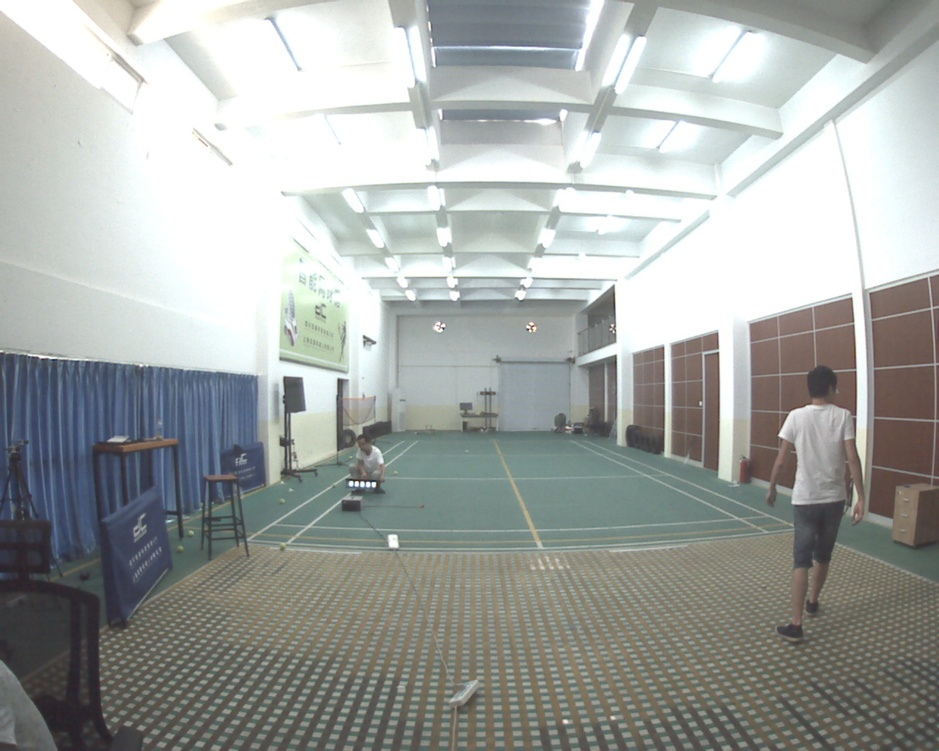
//> input picture opencv_test/000016.jpg, 939 x 751 px, shrunk from 1280 x 1024 before the run
$ ./hsv_splite ../000016.jpg   (built with g++ and OpenCV 4)
//> lines starting //> are read from the running program, lines starting //| are printed output that depends on the picture; after the words box and inside, x2 and y2 are one past the last pixel; in counts of white or black regions, pixels touching at a corner belong together
#include <opencv2/opencv.hpp>
int main(int argc, char* argv[])
{
	std::vector<std::string> files;
	cv::glob(argv[1], files);
	for(int i=0;i<files.size();i++)
	{
		cv::Mat srcImage = cv::imread(files[i]);
//> srcImage is the input picture: 751 rows x 939 cols, CV_8UC3; mean B, G, R 163.1, 166, 162.1
		cv::Mat img_h, img_s, img_v, imghsv;
		std::vector<cv::Mat> hsv_vec;
		cv::GaussianBlur(srcImage, srcImage, cv::Size(3,3),1);
		cv::cvtColor(srcImage, imghsv, CV_BGR2HSV);
//> imghsv: 751 rows x 939 cols, CV_8UC3; mean H, S, V 57.4, 23.5, 169.5
//		cv::imshow("hsv", imghsv);
//		cv::waitKey(0);
		// 分割hsv通道
		cv::split(imghsv, hsv_vec);
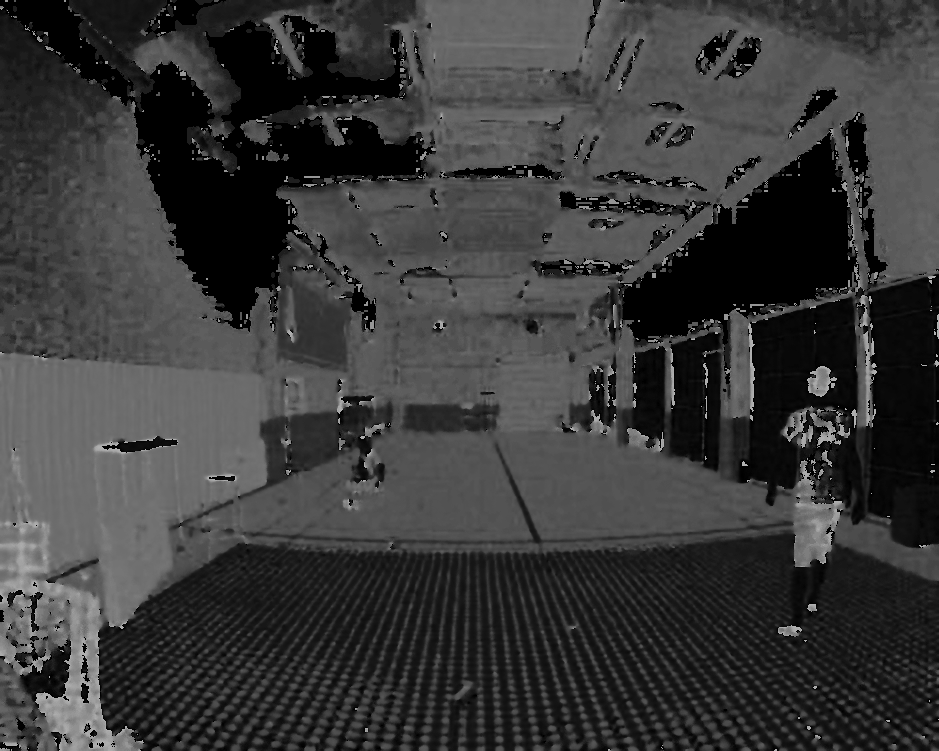
//> hsv_vec[0]: 751 rows x 939 cols, CV_8UC1; min 0, max 179, mean 57.4
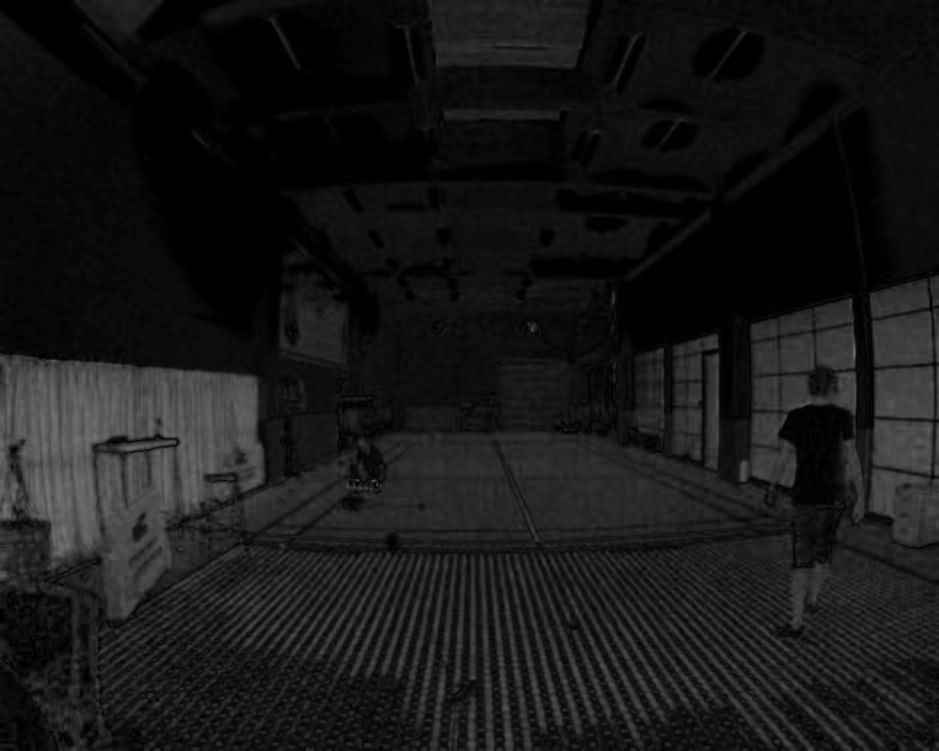
//> hsv_vec[1]: 751 rows x 939 cols, CV_8UC1; min 0, max 117, mean 23.5
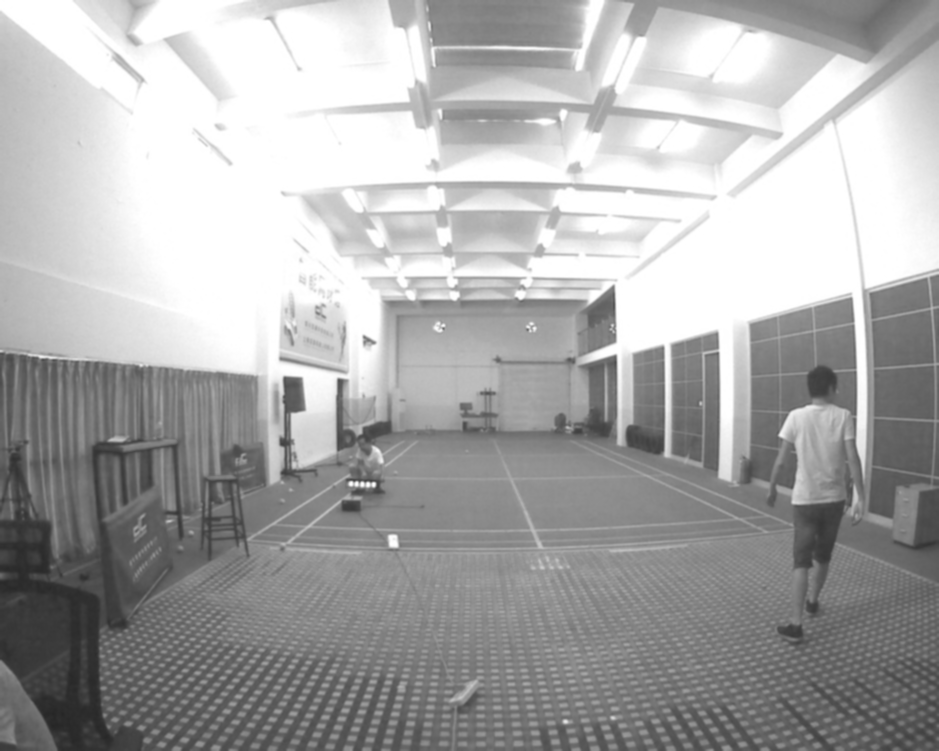
//> hsv_vec[2]: 751 rows x 939 cols, CV_8UC1; min 38, max 255, mean 169.5
		img_h = hsv_vec[2];
		img_s = hsv_vec[1];
		img_v = hsv_vec[0];
		img_h.convertTo(img_h, CV_32F);
		img_s.convertTo(img_s, CV_32F);
		img_v.convertTo(img_v, CV_32F);
		double max_s, max_h, max_v;
		cv::minMaxIdx(img_h, 0, &max_h);
//> max_h = 255
		cv::minMaxIdx(img_s, 0, &max_s);
//> max_s = 117
		cv::minMaxIdx(img_v, 0, &max_v);
//> max_v = 179
		// 各个通道归一化
		img_h /= max_h;
		img_s /= max_s;
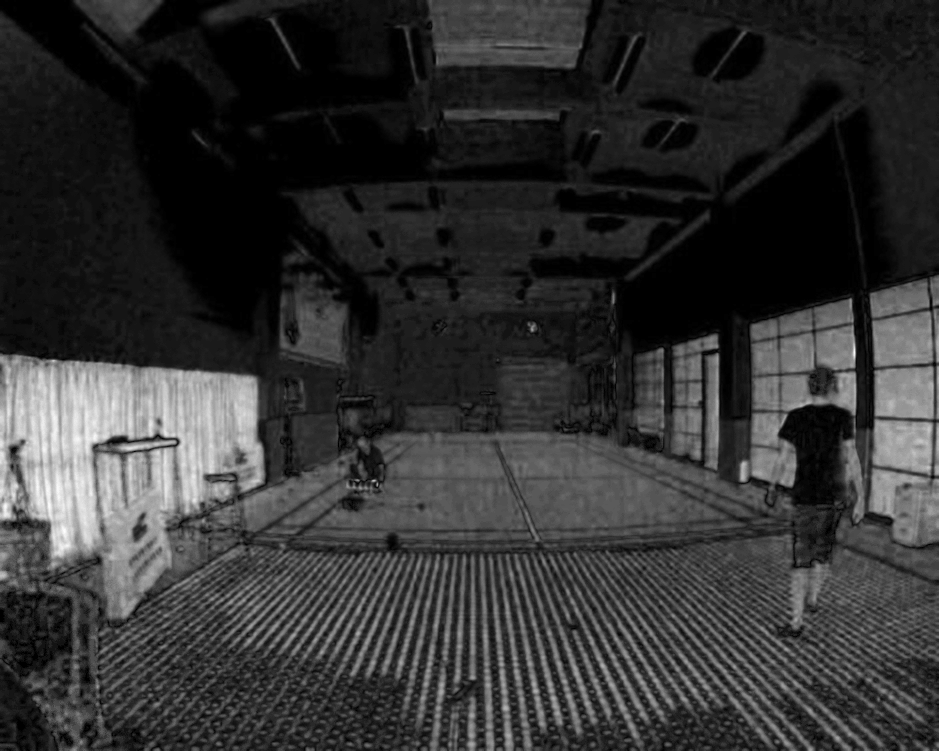
//> img_s: 751 rows x 939 cols, CV_32FC1; min 0, max 1, mean 0.201
		img_v /= max_v;
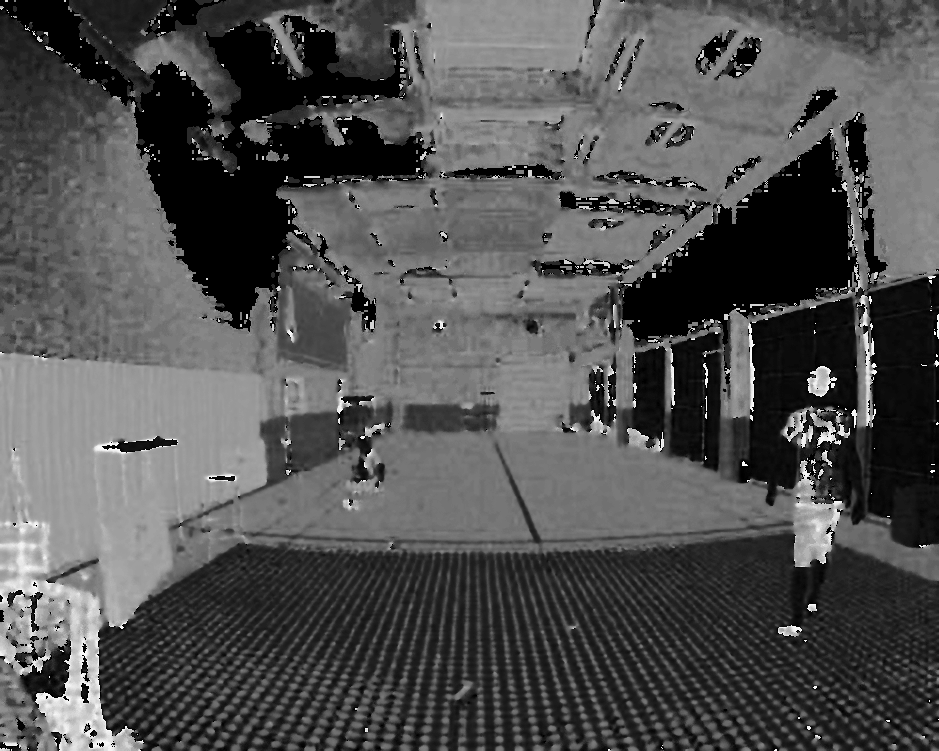
//> img_v: 751 rows x 939 cols, CV_32FC1; min 0, max 1, mean 0.321

		cv::imshow("h", img_h);
//		cv::waitKey(0);
//		cv::imshow("s", img_s);
//		cv::waitKey(0);
		cv::Mat temp;
		cv::imshow("v", img_v);
		cv::threshold(img_v, temp, 100.0/255, 255, CV_THRESH_BINARY_INV);
//> temp: 751 rows x 939 cols, CV_32FC1; 54.9% white; 1007 black regions (831 under 20 px), largest, box (x1, y1, x2, y2) and area: (0, 0, 939, 751) 294383, (134, 32, 209, 90) 1678, (851, 295, 877, 428) 1669
		std::cout<<"element = "<<img_v.at<float>(20,20)<<std::endl;
//| element = 0
//		cv::imshow("temp", temp);
		cv::Mat kernel = cv::getStructuringElement(2, cv::Size(3,3));

		cv::erode(temp, temp, kernel, cv::Point(-1,-1),1);
		cv::dilate(temp, temp, kernel, cv::Point(-1,-1),1);
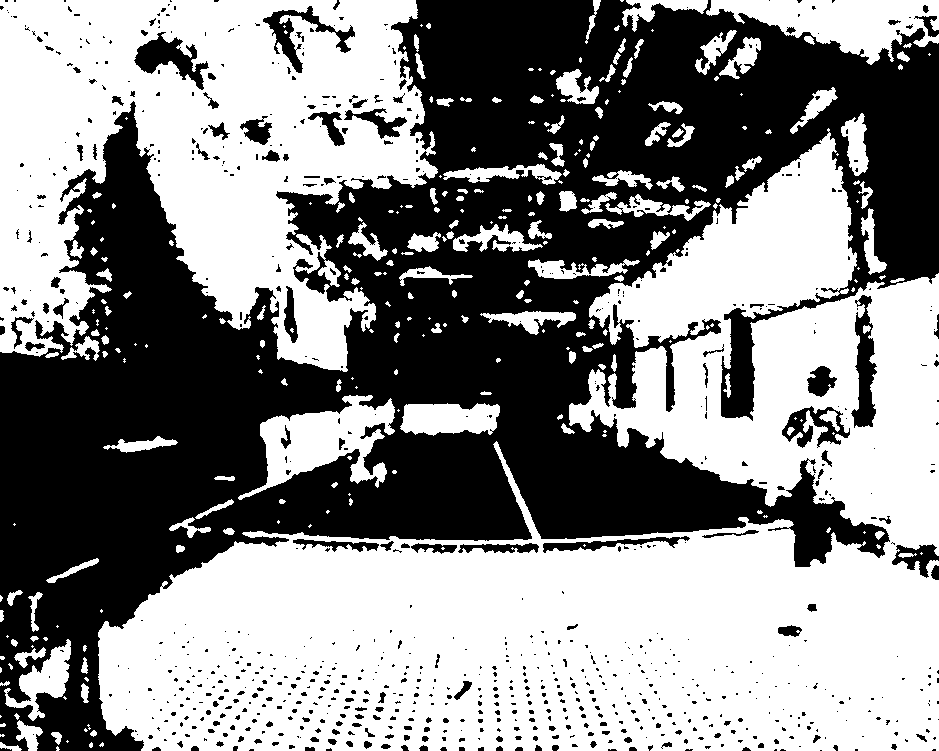
//> temp: 751 rows x 939 cols, CV_32FC1; 54.1% white; 848 black regions (688 under 20 px), largest, box (x1, y1, x2, y2) and area: (0, 0, 939, 751) 300766, (851, 295, 877, 428) 1825, (134, 32, 209, 90) 1744
		cv::imshow("temp2", temp);
		cv::waitKey(0);
	}
	return 0;
}

$ run again, on opencv_test/000722.jpg
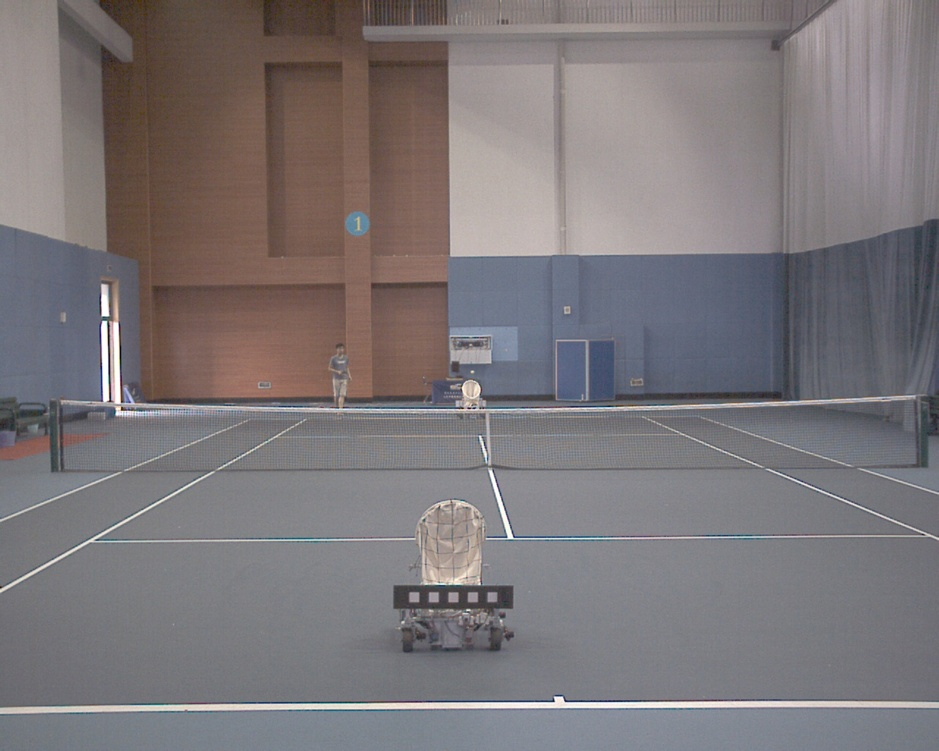
//> input picture opencv_test/000722.jpg, 939 x 751 px, shrunk from 1280 x 1024 before the run
//> srcImage is the input picture: 751 rows x 939 cols, CV_8UC3; mean B, G, R 121, 118.5, 123.9
//> imghsv: 751 rows x 939 cols, CV_8UC3; mean H, S, V 84.4, 31.1, 129.5
//> `cv::split(imghsv, hsv_vec);`:
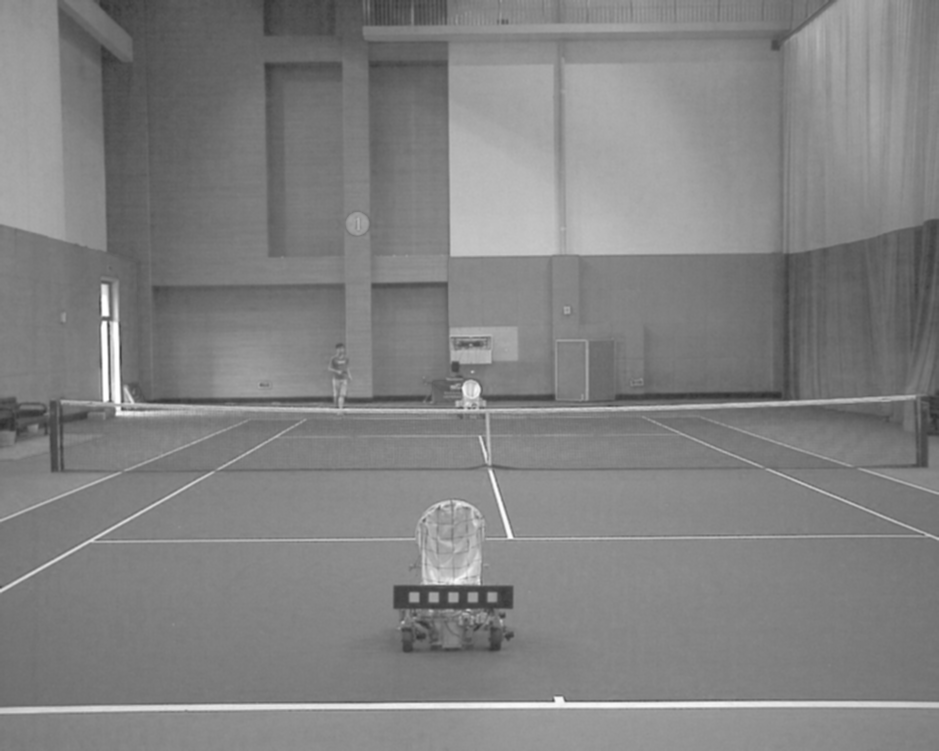
//> hsv_vec[2]: 751 rows x 939 cols, CV_8UC1; min 46, max 255, mean 129.5
//> max_h = 255
//> max_s = 217
//> max_v = 179
//| element = 0.027933
//> `cv::dilate(temp, temp, kernel, cv::Point(-1,-1),1);`:
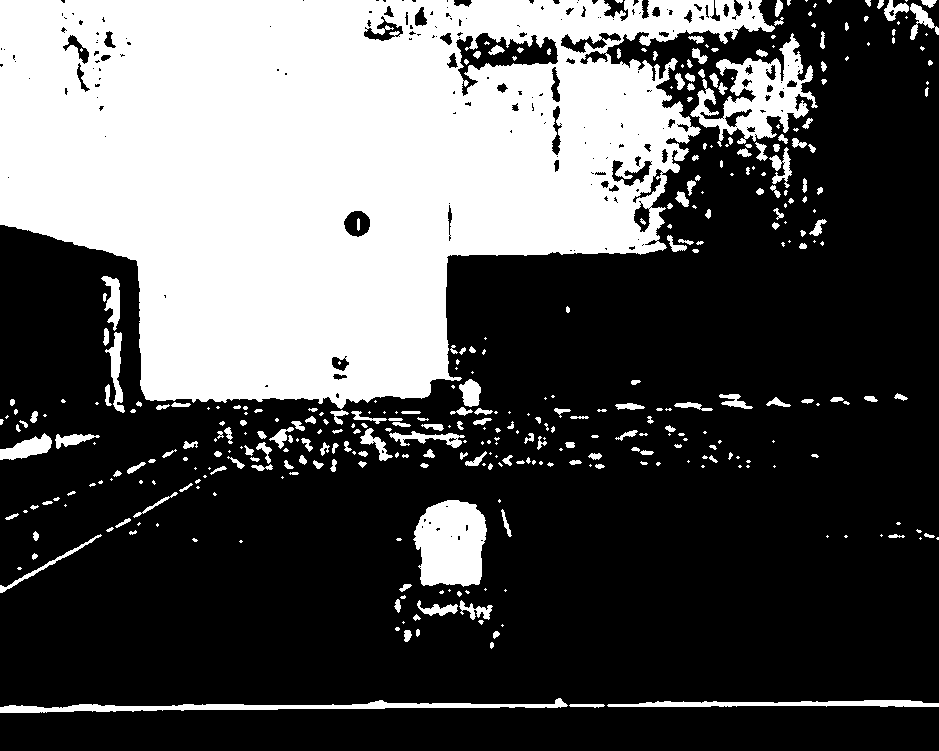
//> temp: 751 rows x 939 cols, CV_32FC1; 33.8% white; 379 white regions (169 under 20 px), largest, box (x1, y1, x2, y2) and area: (0, 0, 775, 409) 206160, (690, 33, 818, 147) 5521, (413, 500, 487, 587) 5095

$ run again, on opencv_test/000736.jpg
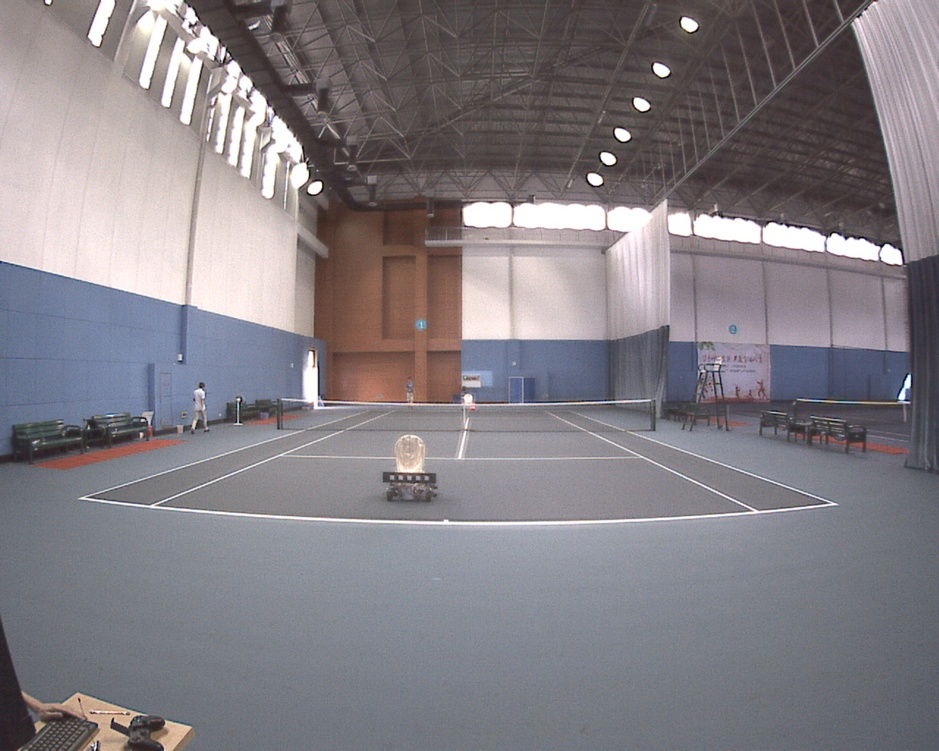
//> input picture opencv_test/000736.jpg, 939 x 751 px, shrunk from 1280 x 1024 before the run
//> srcImage is the input picture: 751 rows x 939 cols, CV_8UC3; mean B, G, R 131.7, 126.2, 130.8
//> imghsv: 751 rows x 939 cols, CV_8UC3; mean H, S, V 94.3, 30.1, 138.3
//> `cv::split(imghsv, hsv_vec);`:
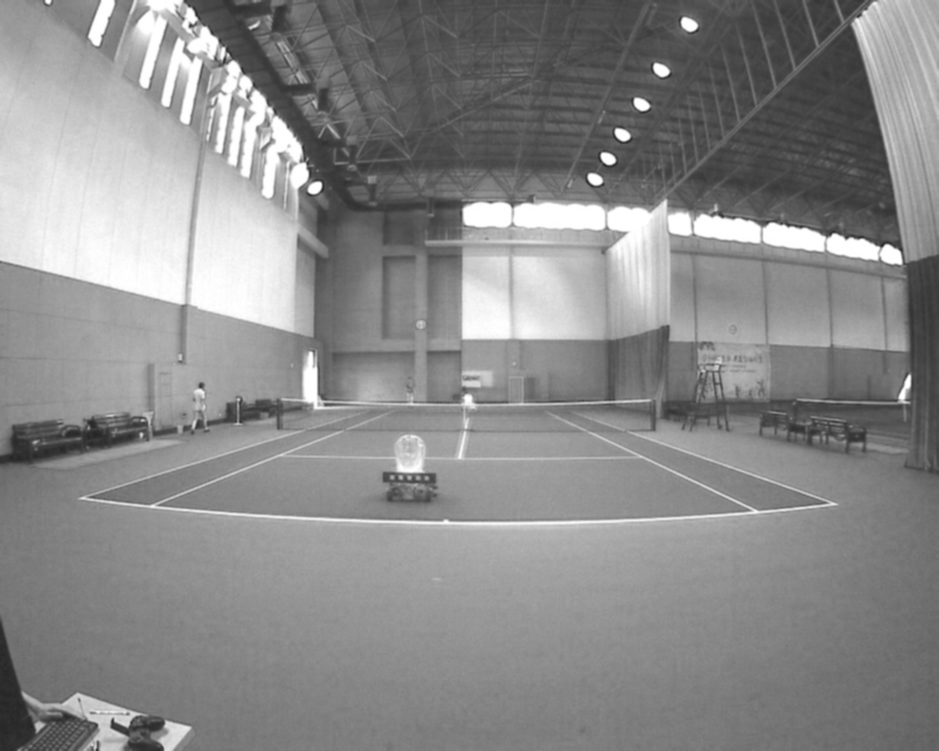
//> hsv_vec[2]: 751 rows x 939 cols, CV_8UC1; min 37, max 255, mean 138.3
//> max_h = 255
//> max_s = 162
//> max_v = 179
//| element = 0.0111732
//> `cv::dilate(temp, temp, kernel, cv::Point(-1,-1),1);`:
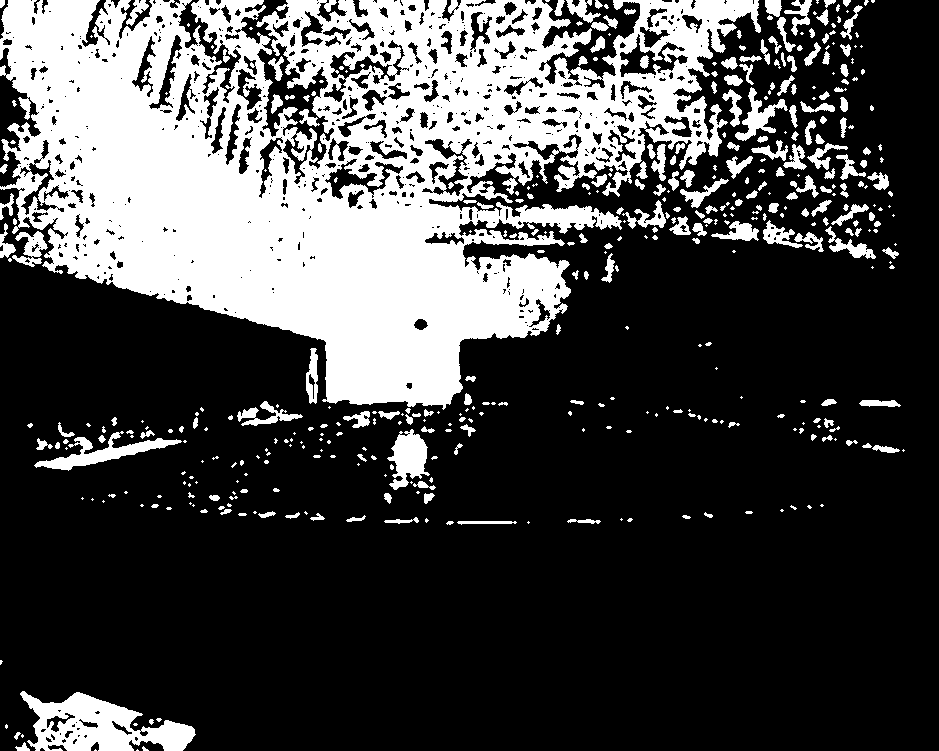
//> temp: 751 rows x 939 cols, CV_32FC1; 28% white; 449 white regions (224 under 20 px), largest, box (x1, y1, x2, y2) and area: (0, 0, 761, 410) 165353, (20, 691, 196, 751) 5675, (34, 431, 182, 471) 1703
